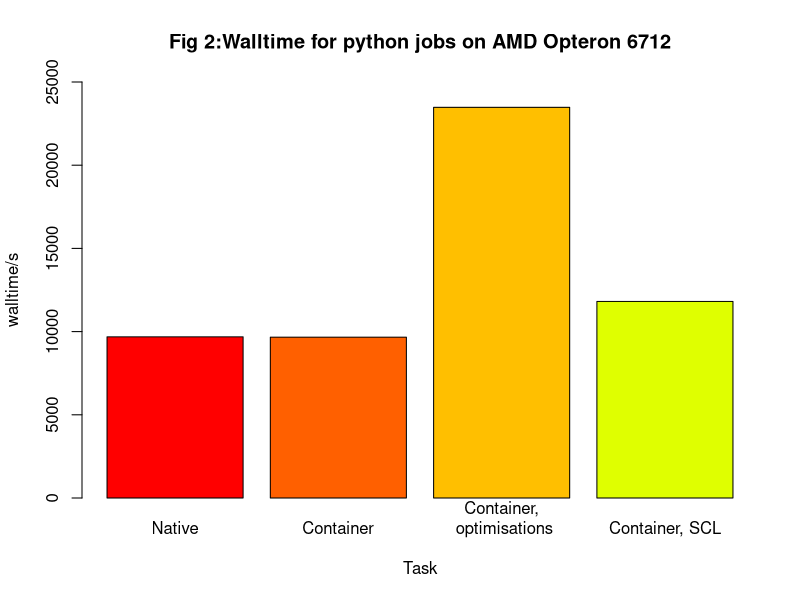

Here is the R script that generated this plot:
H <-c(9686,9666,23478,11813)
N <- c("Native", "Container", "Container,\n optimisations", "Container, SCL")

png(file = "ccn.png")

barplot(H, names.arg= N, xlab = "Task", ylim = c(0,25000), ylab = "walltime/s", col=rainbow(16), main = "Fig 2:Walltime for python jobs on AMD Opteron 6712", border="black")

dev.off()
